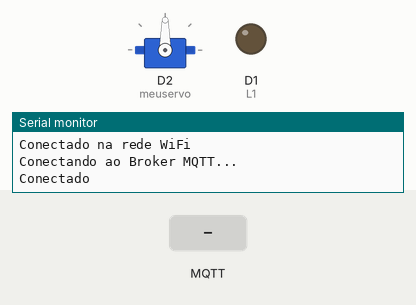
The sketch below on a simulated ESP8266 (NodeMCU). Shown: servo, output pins drawn as LEDs (lit = HIGH), the last lines printed to the serial monitor. The inputs (shaded band) are chosen by the test bench. WiFi joins after 1.5 s; servers stay silent unless stated; no MQTT or app messages arrive unless stated.

Above: at 2.7 s.
2.8 s: MQTT message "L" arrives on the first subscribed topic
At 4.0 s:
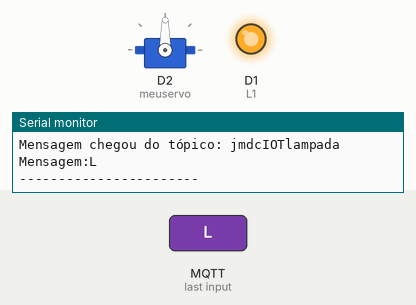
4.3 s: MQTT message "zero" arrives on the first subscribed topic
At 5.3 s:
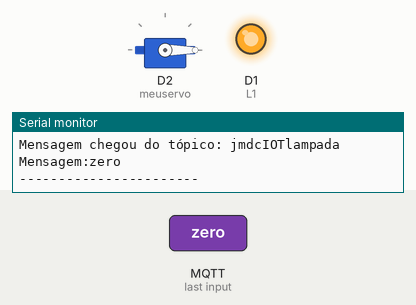
5.8 s: MQTT message "D" arrives on the first subscribed topic
At 6.4 s:
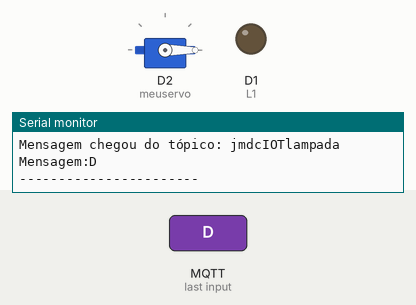
7.3 s: MQTT message "cento e vinte" arrives on the first subscribed topic
At 7.6 s:
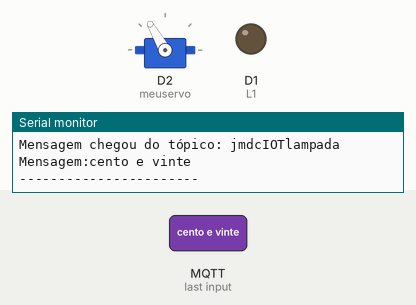
8.8 s: MQTT message "L" arrives on the first subscribed topic
At 9.9 s:
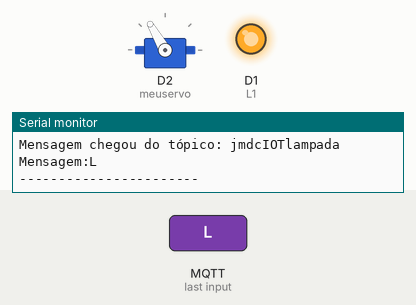
Timing chart, 0 to 11.3 s (numbered marks = the images above; inputs shaded):
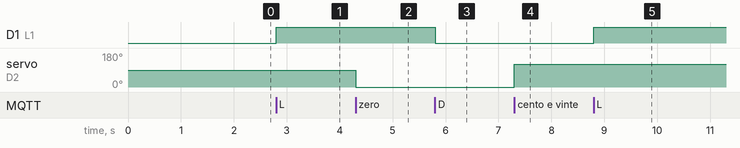

The sketch:

LampadaIOTMQTT.ino
```cpp
#include <ESP8266WiFi.h>
#include <PubSubClient.h>
#include <Servo.h>

#define DEBUG

#define L1 D1   //pino de saida para acionamento da Lampada L1

Servo meuservo;
int angulo = 0;

//informações da rede WIFI
const char* ssid = "Robson";                 //SSID da rede WIFI
const char* password =  "91637890";    //senha da rede wifi

//informações do broker MQTT - Verifique as informações geradas pelo CloudMQTT
const char* mqttServer = "soldier.cloudmqtt.com";   //server
const char* mqttUser = "zugmvziq";              //user
const char* mqttPassword = "6VNJxOn65Sdv";      //password
const int mqttPort =  18775;                     //port
const char* mqttTopicSub ="jmdcIOTlampada";            //tópico que sera assinado


WiFiClient espClient;
PubSubClient client(espClient);

void setup() {

  Serial.begin(115200);
  pinMode(L1, OUTPUT);
  meuservo.attach(D2);

  WiFi.begin(ssid, password);

  while (WiFi.status() != WL_CONNECTED) {
    delay(500);
    #ifdef DEBUG
    Serial.println("Conectando ao WiFi..");
    #endif
  }
  #ifdef DEBUG
  Serial.println("Conectado na rede WiFi");
  #endif

  client.setServer(mqttServer, mqttPort);
  client.setCallback(callback);

  while (!client.connected()) {
    #ifdef DEBUG
    Serial.println("Conectando ao Broker MQTT...");
    #endif

    if (client.connect("ESP8266Client", mqttUser, mqttPassword )) {
      #ifdef DEBUG
      Serial.println("Conectado");
      #endif

    } else {
      #ifdef DEBUG
      Serial.print("falha estado  ");
      Serial.print(client.state());
      #endif
      delay(2000);

    }
  }

  //subscreve no tópico
  client.subscribe(mqttTopicSub);

}

void callback(char* topic, byte* payload, unsigned int length) {

  //armazena msg recebida em uma string
  payload[length] = '\0';
  String strMSG = String((char*)payload);

  #ifdef DEBUG
  Serial.print("Mensagem chegou do tópico: ");
  Serial.println(topic);
  Serial.print("Mensagem:");
  Serial.print(strMSG);
  Serial.println();
  Serial.println("-----------------------");
  #endif

  //aciona saída conforme msg recebida
  if (strMSG == "D"){         //se msg "1"
     digitalWrite(L1, LOW);  //coloca saída em LOW para ligar a Lampada - > o módulo RELE usado tem acionamento invertido. Se necessário ajuste para o seu modulo
  }else if (strMSG == "L"){   //se msg "0"
     digitalWrite(L1, HIGH);   //coloca saída em HIGH para desligar a Lampada - > o módulo RELE usado tem acionamento invertido. Se necessário ajuste para o seu modulo
  }else if (strMSG == "zero"){
     angulo = 0;
     meuservo.write(angulo);
  }else if (strMSG == "noventa"){
     angulo = 90;
     meuservo.write(angulo);
  }else if (strMSG == "cento e vinte"){
     angulo = 120;
     meuservo.write(angulo);
  }
}

//função pra reconectar ao servido MQTT
void reconect() {
  //Enquanto estiver desconectado
  while (!client.connected()) {
    #ifdef DEBUG
    Serial.print("Tentando conectar ao servidor MQTT");
    #endif

    bool conectado = strlen(mqttUser) > 0 ?
                     client.connect("ESP8266Client", mqttUser, mqttPassword) :
                     client.connect("ESP8266Client");

    if(conectado) {
      #ifdef DEBUG
      Serial.println("Conectado!");
      #endif
      //subscreve no tópico
      client.subscribe(mqttTopicSub, 1); //nivel de qualidade: QoS 1
    } else {
      #ifdef DEBUG
      Serial.println("Falha durante a conexão.Code: ");
      Serial.println( String(client.state()).c_str());
      Serial.println("Tentando novamente em 10 s");
      #endif
      //Aguarda 10 segundos
      delay(10000);
    }
  }
}

void loop() {
  if (!client.connected()) {
    reconect();
  }
  client.loop();
}
```

Measured:
- after the input at 2.8 s, D1 (L1): LOW → HIGH at once
- after the input at 4.3 s, servo on D2 (meuservo): 90° → 0° at once
- after the input at 5.8 s, D1 (L1): HIGH → LOW at once
- after the input at 7.3 s, servo on D2 (meuservo): 0° → 120° at once
- after the input at 8.8 s, D1 (L1): LOW → HIGH at once
